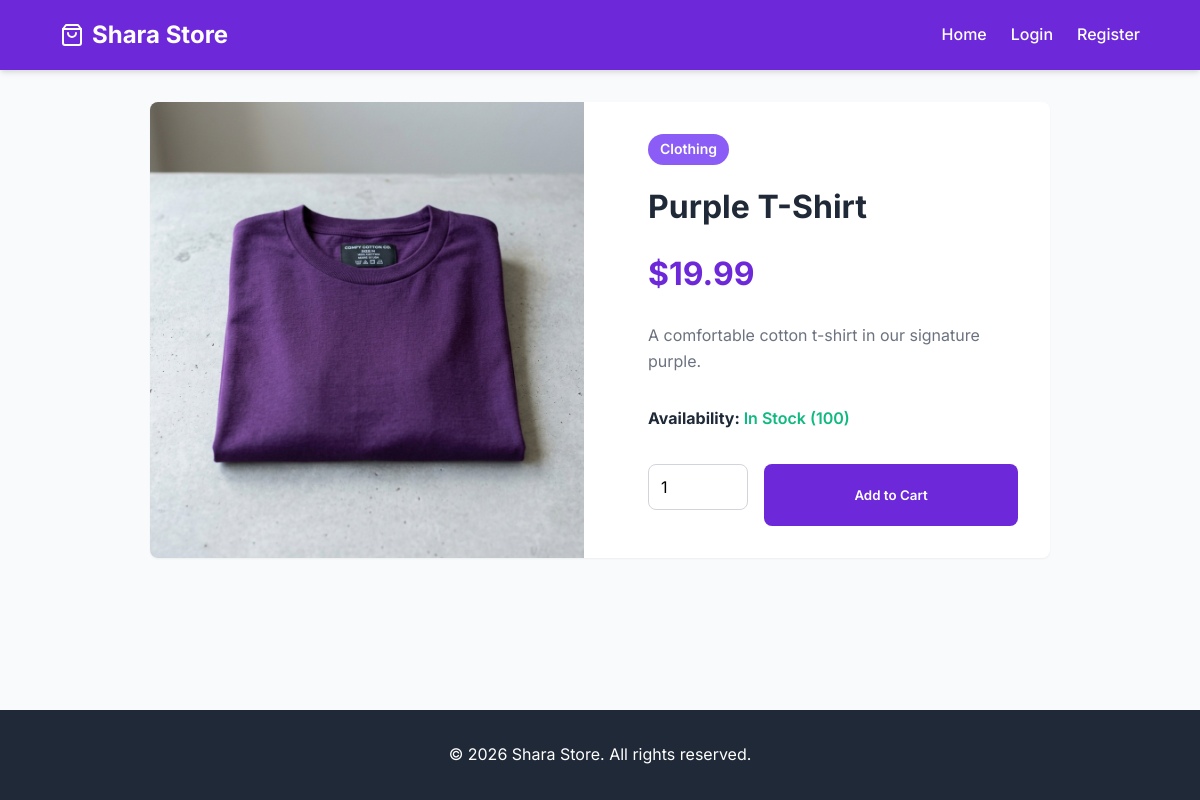
Screenshot of /product/2/ with the database file from the repository.
### store/models.py (models this page shows, shortened)
class Product(models.Model):
    category = models.ForeignKey(Category, related_name='products', on_delete=models.CASCADE)
    name = models.CharField(max_length=200)
    price = models.DecimalField(max_digits=10, decimal_places=2)
    description = models.TextField()
    image = models.ImageField(upload_to='products/')
    stock_quantity = models.PositiveIntegerField(default=0)
    created_date = models.DateTimeField(auto_now_add=True)

class Category(models.Model):
    name = models.CharField(max_length=200)
    slug = models.SlugField(unique=True)

### store/views.py (the view)
# urls.py: path('product/<int:product_id>/', views.product_detail, name='product_detail'),
def product_detail(request, product_id):
    product = get_object_or_404(Product, id=product_id)
    return render(request, 'product_detail.html', {'product': product})

### templates/product_detail.html (shortened to what this page needs)
{% extends 'base.html' %}
{% block content %}
<div class="card mt-4" style="max-width: 900px; margin: 0 auto; display: grid; grid-template-columns: 1fr 1fr; gap: 2rem; border-radius: var(--border-radius); overflow: hidden;">
    {% if product.image %}
        <img src="{{ product.image.url }}" alt="{{ product.name }}" style="width: 100%; height: 100%; object-fit: cover; min-height: 400px;">
    {% else %}
        <div style="background-color: #e5e7eb; display: flex; align-items: center; justify-content: center; color: #9ca3af; height: 100%; min-height: 400px;">No Image Available</div>
    {% endif %}
    <div style="padding: 2rem;">
        <span class="badge mb-2">{{ product.category.name }}</span>
        <h1 class="mb-2">{{ product.name }}</h1>
        <div class="card-price mb-3" style="font-size: 2rem;">${{ product.price }}</div>
        <p class="mb-4" style="color: var(--text-muted);">{{ product.description }}</p>
        <div class="mb-4">
            <strong>Availability: </strong>
            {% if product.stock_quantity > 0 %}
                <span style="color: var(--success); font-weight: 600;">In Stock ({{ product.stock_quantity }})</span>
            {% else %}
                <span style="color: var(--danger); font-weight: 600;">Out of Stock</span>
            {% endif %}
        </div>
        {% if product.stock_quantity > 0 %}
        <form action="{% url 'add_to_cart' product.id %}" method="post" class="d-flex gap-2">
            <div class="form-group mb-0" style="width: 100px;">
                <input type="number" name="quantity" value="1" min="1" max="{{ product.stock_quantity }}" class="form-control">
            </div>
            <button type="submit" class="btn btn-primary" style="flex: 1;">Add to Cart</button>
        </form>
        {% else %}
        <button class="btn btn-secondary w-100" disabled>Out of Stock</button>
        {% endif %}
    </div>
</div>
{% endblock %}

### static/css/index.css (style rules this page uses)
:root { --primary-color: #6d28d9; --primary-light: #8b5cf6; --primary-dark: #4c1d95; --secondary-color: #f3f4f6; --text-main: #1f2937; --text-muted: #6b7280; --bg-main: #f9fafb; --white: #ffffff; --danger: #ef4444; --success: #10b981; --border-radius: 8px; --shadow-sm: 0 1px 2px 0 rgba(0, 0, 0, 0.05); --shadow-md: 0 4px 6px -1px rgba(0, 0, 0, 0.1), 0 2px 4px -1px rgba(0, 0, 0, 0.06); --shadow-lg: 0 10px 15px -3px rgba(0, 0, 0, 0.1), 0 4px 6px -2px rgba(0, 0, 0, 0.05); --transition: all 0.3s ease; }
* { margin: 0; padding: 0; box-sizing: border-box; font-family: 'Inter', 'Segoe UI', Roboto, Helvetica, Arial, sans-serif; }
body { background-color: var(--bg-main); color: var(--text-main); line-height: 1.6; display: flex; flex-direction: column; min-height: 100vh; }
.btn { display: inline-block; padding: 0.5rem 1.5rem; border-radius: var(--border-radius); text-decoration: none; font-weight: 600; text-align: center; cursor: pointer; border: none; transition: var(--transition); }
.btn-primary { background-color: var(--primary-color); color: var(--white); }
.form-group { margin-bottom: 1rem; }
.form-control { width: 100%; padding: 0.75rem; border: 1px solid #d1d5db; border-radius: var(--border-radius); font-size: 1rem; transition: var(--transition); }
.card { background-color: var(--white); border-radius: var(--border-radius); box-shadow: var(--shadow-sm); overflow: hidden; transition: var(--transition); display: flex; flex-direction: column; }
.card-price { font-size: 1.5rem; font-weight: 700; color: var(--primary-color); margin-bottom: 1rem; }
.badge { display: inline-block; padding: 0.25rem 0.75rem; border-radius: 9999px; font-size: 0.875rem; font-weight: 600; background-color: var(--primary-light); color: var(--white); }
.mt-4 { margin-top: 2rem; }
.mb-2 { margin-bottom: 1rem; }
.mb-3 { margin-bottom: 1.5rem; }
.mb-4 { margin-bottom: 2rem; }
.d-flex { display: flex; }
.gap-2 { gap: 1rem; }

### rows the page displays
Product: image (picture), category.name "Clothing", name "Purple T-Shirt", price "19.99", description "A comfortable cotton t-shirt in our signature purple.", stock_quantity "100"
